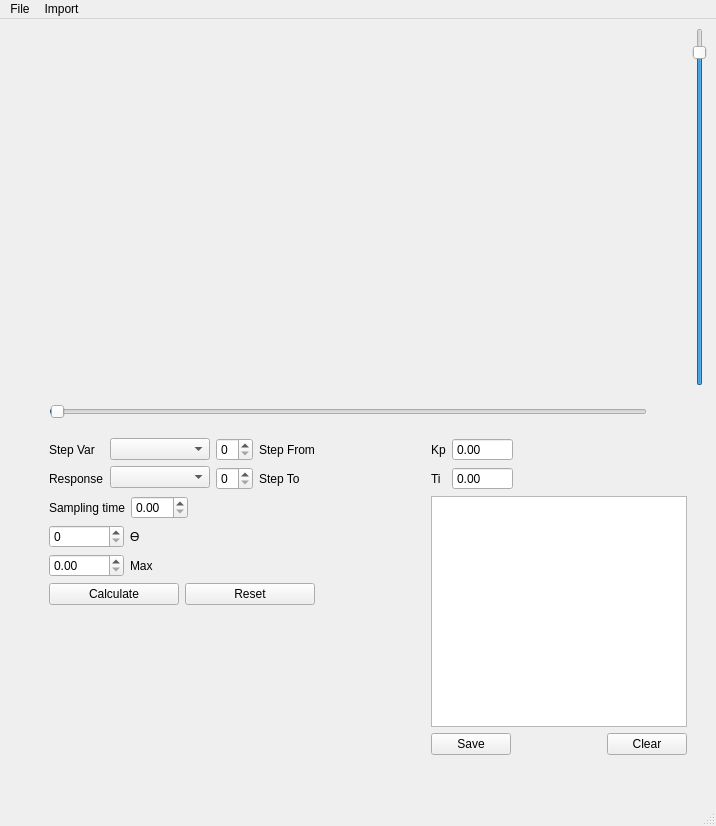
<?xml version="1.0" encoding="UTF-8"?>
<ui version="4.0">
 <class>MainWindow</class>
 <widget class="QMainWindow" name="MainWindow">
  <property name="geometry">
   <rect>
    <x>0</x>
    <y>0</y>
    <width>716</width>
    <height>826</height>
   </rect>
  </property>
  <property name="windowTitle">
   <string>PI - SIMC tuner</string>
  </property>
  <widget class="QWidget" name="centralwidget">
   <layout class="QHBoxLayout" name="horizontalLayout_21">
    <item>
     <layout class="QVBoxLayout" name="verticalLayout_9">
      <item>
       <layout class="QHBoxLayout" name="horizontalLayout_10">
        <item>
         <widget class="QWidget" name="wi_plot" native="true">
          <property name="minimumSize">
           <size>
            <width>600</width>
            <height>0</height>
           </size>
          </property>
         </widget>
        </item>
        <item>
         <spacer name="Dw_area_vertical_spacer">
          <property name="orientation">
           <enum>Qt::Vertical</enum>
          </property>
          <property name="sizeType">
           <enum>QSizePolicy::Expanding</enum>
          </property>
          <property name="sizeHint" stdset="0">
           <size>
            <width>20</width>
            <height>358</height>
           </size>
          </property>
         </spacer>
        </item>
        <item>
         <widget class="QSlider" name="MaxValueSlider">
          <property name="maximum">
           <number>100</number>
          </property>
          <property name="sliderPosition">
           <number>95</number>
          </property>
          <property name="orientation">
           <enum>Qt::Vertical</enum>
          </property>
         </widget>
        </item>
       </layout>
      </item>
      <item>
       <layout class="QHBoxLayout" name="horizontalLayout_14">
        <item>
         <layout class="QHBoxLayout" name="horizontalLayout_4">
          <item>
           <spacer name="horizontalSpacer_6">
            <property name="orientation">
             <enum>Qt::Horizontal</enum>
            </property>
            <property name="sizeType">
             <enum>QSizePolicy::Minimum</enum>
            </property>
            <property name="sizeHint" stdset="0">
             <size>
              <width>40</width>
              <height>20</height>
             </size>
            </property>
           </spacer>
          </item>
          <item>
           <widget class="QSlider" name="ResponseValueSlider">
            <property name="maximum">
             <number>8000</number>
            </property>
            <property name="sliderPosition">
             <number>10</number>
            </property>
            <property name="orientation">
             <enum>Qt::Horizontal</enum>
            </property>
           </widget>
          </item>
          <item>
           <spacer name="horizontalSpacer_4">
            <property name="orientation">
             <enum>Qt::Horizontal</enum>
            </property>
            <property name="sizeType">
             <enum>QSizePolicy::Minimum</enum>
            </property>
            <property name="sizeHint" stdset="0">
             <size>
              <width>40</width>
              <height>20</height>
             </size>
            </property>
           </spacer>
          </item>
         </layout>
        </item>
        <item>
         <spacer name="verticalSpacer_3">
          <property name="orientation">
           <enum>Qt::Vertical</enum>
          </property>
          <property name="sizeType">
           <enum>QSizePolicy::Fixed</enum>
          </property>
          <property name="sizeHint" stdset="0">
           <size>
            <width>20</width>
            <height>40</height>
           </size>
          </property>
         </spacer>
        </item>
       </layout>
      </item>
      <item>
       <layout class="QHBoxLayout" name="horizontalLayout_16">
        <item>
         <layout class="QHBoxLayout" name="horizontalLayout_13">
          <item>
           <spacer name="horizontalSpacer_2">
            <property name="orientation">
             <enum>Qt::Horizontal</enum>
            </property>
            <property name="sizeType">
             <enum>QSizePolicy::Minimum</enum>
            </property>
            <property name="sizeHint" stdset="0">
             <size>
              <width>40</width>
              <height>20</height>
             </size>
            </property>
           </spacer>
          </item>
          <item>
           <layout class="QVBoxLayout" name="verticalLayout_6">
            <item>
             <layout class="QVBoxLayout" name="verticalLayout_4">
              <item>
               <layout class="QHBoxLayout" name="horizontalLayout_11">
                <item>
                 <layout class="QHBoxLayout" name="horizontalLayout">
                  <item>
                   <layout class="QVBoxLayout" name="verticalLayout_2">
                    <item>
                     <widget class="QLabel" name="step_var_layout">
                      <property name="text">
                       <string>Step Var</string>
                      </property>
                     </widget>
                    </item>
                    <item>
                     <widget class="QLabel" name="Response_var_layout">
                      <property name="text">
                       <string>Response</string>
                      </property>
                     </widget>
                    </item>
                   </layout>
                  </item>
                  <item>
                   <layout class="QVBoxLayout" name="verticalLayout">
                    <item>
                     <widget class="QComboBox" name="StepVarBox">
                      <property name="minimumSize">
                       <size>
                        <width>100</width>
                        <height>0</height>
                       </size>
                      </property>
                      <property name="sizeAdjustPolicy">
                       <enum>QComboBox::AdjustToMinimumContentsLength</enum>
                      </property>
                     </widget>
                    </item>
                    <item>
                     <widget class="QComboBox" name="ResponseVarBox">
                      <property name="minimumSize">
                       <size>
                        <width>100</width>
                        <height>0</height>
                       </size>
                      </property>
                      <property name="sizeAdjustPolicy">
                       <enum>QComboBox::AdjustToMinimumContentsLength</enum>
                      </property>
                     </widget>
                    </item>
                   </layout>
                  </item>
                 </layout>
                </item>
                <item>
                 <layout class="QVBoxLayout" name="verticalLayout_3">
                  <item>
                   <layout class="QHBoxLayout" name="horizontalLayout_7">
                    <item>
                     <widget class="QSpinBox" name="sB_from">
                      <property name="minimumSize">
                       <size>
                        <width>37</width>
                        <height>0</height>
                       </size>
                      </property>
                      <property name="maximumSize">
                       <size>
                        <width>37</width>
                        <height>16777215</height>
                       </size>
                      </property>
                     </widget>
                    </item>
                    <item>
                     <widget class="QLabel" name="label_3">
                      <property name="text">
                       <string>Step From</string>
                      </property>
                     </widget>
                    </item>
                   </layout>
                  </item>
                  <item>
                   <layout class="QHBoxLayout" name="horizontalLayout_8">
                    <item>
                     <widget class="QSpinBox" name="sB_to">
                      <property name="minimumSize">
                       <size>
                        <width>37</width>
                        <height>0</height>
                       </size>
                      </property>
                      <property name="maximumSize">
                       <size>
                        <width>37</width>
                        <height>16777215</height>
                       </size>
                      </property>
                     </widget>
                    </item>
                    <item>
                     <widget class="QLabel" name="label_4">
                      <property name="text">
                       <string>Step To</string>
                      </property>
                     </widget>
                    </item>
                   </layout>
                  </item>
                 </layout>
                </item>
               </layout>
              </item>
              <item>
               <layout class="QHBoxLayout" name="horizontalLayout_12">
                <item>
                 <layout class="QHBoxLayout" name="horizontalLayout_9">
                  <item>
                   <widget class="QLabel" name="label_5">
                    <property name="text">
                     <string>Sampling time</string>
                    </property>
                   </widget>
                  </item>
                  <item>
                   <widget class="QDoubleSpinBox" name="Sb_sampling_time"/>
                  </item>
                 </layout>
                </item>
                <item>
                 <spacer name="horizontalSpacer_5">
                  <property name="orientation">
                   <enum>Qt::Horizontal</enum>
                  </property>
                  <property name="sizeType">
                   <enum>QSizePolicy::MinimumExpanding</enum>
                  </property>
                  <property name="sizeHint" stdset="0">
                   <size>
                    <width>40</width>
                    <height>20</height>
                   </size>
                  </property>
                 </spacer>
                </item>
               </layout>
              </item>
             </layout>
            </item>
            <item>
             <layout class="QVBoxLayout" name="verticalLayout_7">
              <item>
               <layout class="QHBoxLayout" name="horizontalLayout_6">
                <item>
                 <widget class="QSpinBox" name="sB_theta">
                  <property name="maximumSize">
                   <size>
                    <width>75</width>
                    <height>16777215</height>
                   </size>
                  </property>
                  <property name="maximum">
                   <number>100000</number>
                  </property>
                 </widget>
                </item>
                <item>
                 <widget class="QLabel" name="label">
                  <property name="text">
                   <string>ϴ</string>
                  </property>
                 </widget>
                </item>
               </layout>
              </item>
              <item>
               <layout class="QHBoxLayout" name="horizontalLayout_5">
                <item>
                 <widget class="QDoubleSpinBox" name="sB_max">
                  <property name="maximumSize">
                   <size>
                    <width>75</width>
                    <height>16777215</height>
                   </size>
                  </property>
                  <property name="singleStep">
                   <double>0.010000000000000</double>
                  </property>
                 </widget>
                </item>
                <item>
                 <widget class="QLabel" name="label_2">
                  <property name="text">
                   <string>Max</string>
                  </property>
                 </widget>
                </item>
               </layout>
              </item>
             </layout>
            </item>
            <item>
             <layout class="QHBoxLayout" name="horizontalLayout_2">
              <item>
               <widget class="QPushButton" name="pB_calculate">
                <property name="text">
                 <string>Calculate</string>
                </property>
               </widget>
              </item>
              <item>
               <widget class="QPushButton" name="pB_reset">
                <property name="text">
                 <string>Reset</string>
                </property>
               </widget>
              </item>
             </layout>
            </item>
            <item>
             <spacer name="verticalSpacer_2">
              <property name="orientation">
               <enum>Qt::Vertical</enum>
              </property>
              <property name="sizeHint" stdset="0">
               <size>
                <width>20</width>
                <height>40</height>
               </size>
              </property>
             </spacer>
            </item>
           </layout>
          </item>
          <item>
           <spacer name="verticalSpacer">
            <property name="orientation">
             <enum>Qt::Vertical</enum>
            </property>
            <property name="sizeType">
             <enum>QSizePolicy::Fixed</enum>
            </property>
            <property name="sizeHint" stdset="0">
             <size>
              <width>20</width>
              <height>40</height>
             </size>
            </property>
           </spacer>
          </item>
         </layout>
        </item>
        <item>
         <spacer name="horizontalSpacer_7">
          <property name="orientation">
           <enum>Qt::Horizontal</enum>
          </property>
          <property name="sizeHint" stdset="0">
           <size>
            <width>13</width>
            <height>254</height>
           </size>
          </property>
         </spacer>
        </item>
        <item>
         <layout class="QVBoxLayout" name="verticalLayout_8">
          <item>
           <layout class="QVBoxLayout" name="verticalLayout_5">
            <item>
             <layout class="QHBoxLayout" name="horizontalLayout_15">
              <item>
               <layout class="QGridLayout" name="gridLayout_3">
                <item row="0" column="1">
                 <widget class="QDoubleSpinBox" name="sb_kp">
                  <property name="readOnly">
                   <bool>true</bool>
                  </property>
                  <property name="buttonSymbols">
                   <enum>QAbstractSpinBox::NoButtons</enum>
                  </property>
                  <property name="minimum">
                   <double>-10.000000000000000</double>
                  </property>
                 </widget>
                </item>
                <item row="1" column="1">
                 <widget class="QDoubleSpinBox" name="sb_ti">
                  <property name="readOnly">
                   <bool>true</bool>
                  </property>
                  <property name="buttonSymbols">
                   <enum>QAbstractSpinBox::NoButtons</enum>
                  </property>
                  <property name="maximum">
                   <double>10000.000000000000000</double>
                  </property>
                 </widget>
                </item>
                <item row="1" column="0">
                 <widget class="QLabel" name="label_7">
                  <property name="text">
                   <string>Ti</string>
                  </property>
                 </widget>
                </item>
                <item row="0" column="0">
                 <widget class="QLabel" name="label_6">
                  <property name="text">
                   <string>Kp</string>
                  </property>
                 </widget>
                </item>
               </layout>
              </item>
              <item>
               <spacer name="horizontalSpacer_3">
                <property name="orientation">
                 <enum>Qt::Horizontal</enum>
                </property>
                <property name="sizeType">
                 <enum>QSizePolicy::Expanding</enum>
                </property>
                <property name="sizeHint" stdset="0">
                 <size>
                  <width>40</width>
                  <height>20</height>
                 </size>
                </property>
               </spacer>
              </item>
             </layout>
            </item>
            <item>
             <widget class="QPlainTextEdit" name="resultBox">
              <property name="maximumSize">
               <size>
                <width>16777215</width>
                <height>250</height>
               </size>
              </property>
              <property name="plainText">
               <string/>
              </property>
             </widget>
            </item>
           </layout>
          </item>
          <item>
           <layout class="QHBoxLayout" name="horizontalLayout_3">
            <item>
             <widget class="QPushButton" name="pB_save">
              <property name="text">
               <string>Save</string>
              </property>
             </widget>
            </item>
            <item>
             <spacer name="spacer_save_clear">
              <property name="orientation">
               <enum>Qt::Horizontal</enum>
              </property>
              <property name="sizeHint" stdset="0">
               <size>
                <width>18</width>
                <height>20</height>
               </size>
              </property>
             </spacer>
            </item>
            <item>
             <widget class="QPushButton" name="pB_clear">
              <property name="text">
               <string>Clear</string>
              </property>
             </widget>
            </item>
           </layout>
          </item>
          <item>
           <spacer name="verticalSpacer_5">
            <property name="orientation">
             <enum>Qt::Vertical</enum>
            </property>
            <property name="sizeType">
             <enum>QSizePolicy::Minimum</enum>
            </property>
            <property name="sizeHint" stdset="0">
             <size>
              <width>20</width>
              <height>40</height>
             </size>
            </property>
           </spacer>
          </item>
         </layout>
        </item>
        <item>
         <spacer name="verticalSpacer_4">
          <property name="orientation">
           <enum>Qt::Vertical</enum>
          </property>
          <property name="sizeType">
           <enum>QSizePolicy::Minimum</enum>
          </property>
          <property name="sizeHint" stdset="0">
           <size>
            <width>20</width>
            <height>40</height>
           </size>
          </property>
         </spacer>
        </item>
       </layout>
      </item>
     </layout>
    </item>
   </layout>
  </widget>
  <widget class="QMenuBar" name="menubar">
   <property name="geometry">
    <rect>
     <x>0</x>
     <y>0</y>
     <width>716</width>
     <height>21</height>
    </rect>
   </property>
   <widget class="QMenu" name="menuFile">
    <property name="title">
     <string>File</string>
    </property>
    <addaction name="actionClose"/>
    <addaction name="separator"/>
    <addaction name="separator"/>
    <addaction name="actionExit"/>
   </widget>
   <widget class="QMenu" name="menuImport">
    <property name="title">
     <string>Import</string>
    </property>
    <addaction name="actionImport_CSV_file"/>
   </widget>
   <addaction name="menuFile"/>
   <addaction name="menuImport"/>
  </widget>
  <widget class="QStatusBar" name="statusbar"/>
  <action name="actionOpen">
   <property name="text">
    <string>Open</string>
   </property>
  </action>
  <action name="actionClose">
   <property name="text">
    <string>Close</string>
   </property>
  </action>
  <action name="actionPDF">
   <property name="text">
    <string>PDF</string>
   </property>
  </action>
  <action name="actionCustom">
   <property name="text">
    <string>Custom</string>
   </property>
  </action>
  <action name="actionExit">
   <property name="text">
    <string>Exit</string>
   </property>
  </action>
  <action name="actionImport_CSV_file">
   <property name="text">
    <string>Import CSV file</string>
   </property>
  </action>
 </widget>
 <resources/>
 <connections/>
</ui>
